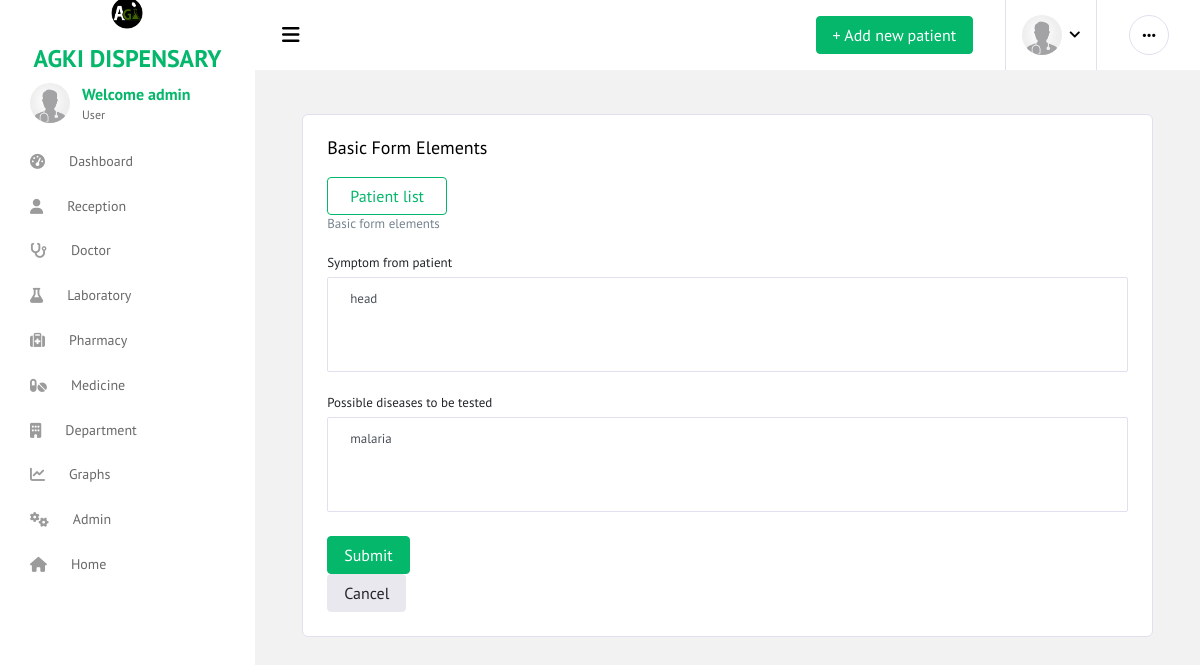
Page /doctorFirstSession/1/ (signed in) on the committed database.
### app/models.py (models this page shows, shortened)
class CustomUser(AbstractUser):
    phone = models.CharField(max_length=15, null=True,blank=True)
    location = models.CharField(max_length=30, null=True, blank=True)
    department = models.ForeignKey(Department, on_delete=models.CASCADE, null=True,blank=True)
    reg_no = models.CharField(max_length=10, unique=True)
    age = models.IntegerField(null=True)
    position = models.CharField(max_length=40, null=True,blank=True)
    image = models.ImageField(upload_to ='media/',blank=True,null=True)
    is_doctor = models.BooleanField(default=False)
    is_laboratorist = models.BooleanField(default=False)
    is_receptionist = models.BooleanField(default=False)
    is_pharmacist = models.BooleanField(default=False)
    is_patient = models.BooleanField(default=True)
    def __str__(self):
        return self.username

class Patient(models.Model):
    fullname = models.CharField(max_length=30)
    age = models.IntegerField()
    address = models.CharField(max_length=30)
    gender = models.CharField(max_length=10)
    height = models.IntegerField(null=True,blank=True)
    pressure = models.CharField(max_length=10,null=True,blank=True)
    weight = models.IntegerField(null=True,blank=True)
    date = models.DateTimeField(auto_now_add=True)
    dalili = models.TextField(max_length=500,null=True,blank=True)
    possibleDiseases = models.TextField(max_length=500,null=True,blank=True)
    testConducted = models.TextField(max_length=500,null=True,blank=True)
    labResults = models.TextField(max_length=500,null=True,blank=True)
    actualDiseases = models.TextField(max_length=500,null=True,blank=True)
    otherRecomendation = models.TextField(max_length=500,null=True,blank=True)

### app/views.py (the view)
# urls.py: path('doctorFirstSession/<int:id>/', views.doctorFirstSession,name='doctorFirstSession'),
def doctorFirstSession(request,id):
    s = Patient.objects.get(id=id)
    form = DoctorFirstSessionForm(instance=s)
    if request.method=='POST':
        form = DoctorFirstSessionForm(request.POST,instance=s)
        if form.is_valid():
            form.save()
            return redirect(reverse('patientDetail', args=[id]))
    context = {
            'form':form,
            's':s
         }
    return render(request,'app/doctorFirstSession.html',context)

### app/forms.py
class DoctorFirstSessionForm(forms.ModelForm):
    class Meta:
        model = Patient
        fields = ['dalili','possibleDiseases']

### app/templates/app/doctorFirstSession.html (shortened to what this page needs)
{% extends 'app/base2.html' %}
{%block content%}
        <br>
        <div class="container">
        <div class="col-12 grid-margin stretch-card">
            <div class="card">
                <div class="card-body">
                    <h4 class="card-title">Basic form elements</h4>
                    <a href="{% url 'patientList' %}"><button class='btn btn-outline-success btn-fw'>Patient list</button></a>
                    <p class="card-description">
                      Basic form elements
                    </p>
                    <form method='POST' class="forms-sample" >
                      <div class="form-group">
                        <label for="gender">Symptom from patient</label>
                        <textarea class="form-control" rows="5" name="dalili" >{{s.dalili}}</textarea>
                      </div>
                      <div class="form-group">
                        <label for="gender">Possible diseases to be tested</label>
                        <textarea class="form-control" rows="5" name="possibleDiseases" >{{s.possibleDiseases}}</textarea>
                      </div>
                      <button type="submit" class="btn btn-success mr-2">Submit</button>
                    </form>
                    <a href="{% url 'patientDetail' id=s.id %}">
                      <button class="btn btn-light">Cancel</button>
                  </a>
                </div>
            </div>
        </div>
        </div>
{%endblock%}

### app/templates/app/base2.html (shortened to what this page needs)
{% load static %}
{% load i18n %}
<!DOCTYPE html>
<html lang="en">
<head>
  <link href="https://cdn.jsdelivr.net/npm/bootstrap@5.3.0/dist/css/bootstrap.min.css" rel="stylesheet">
  <link rel="stylesheet" href="{% static 'app/vendors/all.min.css' %}">
  <link rel="stylesheet" href="{% static 'app/vendors/vendor.bundle.base.css' %}">
  <link rel="stylesheet" href="{% static 'app/vendors/vendor.bundle.addons.css' %}">
  <link rel="stylesheet" href="{% static 'app/videos/style.css' %}">
</head>
<body>
  <div class="container-scroller">
    <nav class="navbar col-lg-12 col-12 p-0 fixed-top d-flex flex-row default-layout-navbar">
      <div class="text-center navbar-brand-wrapper d-flex align-items-center justify-content-center">
        <a class="navbar-brand brand-logo" href="{% url 'index' %}"><img src="{% static 'app/images/logo/logo.png' %}" alt="AGKI" class="logo" style="height: 40px; width: auto;">
          <span style="padding-top: 80px;"><marquee behavior="" direction=""> <b class="text-success"> AGKI DISPENSARY</b></marquee></span>
        </a>
      </div>
      <div class="navbar-menu-wrapper d-flex align-items-stretch">
        <button class="navbar-toggler navbar-toggler align-self-center" type="button" data-toggle="minimize">
          <span class="fas fa-bars"></span>
        </button>
        <ul class="navbar-nav navbar-nav-right">
          <li class="nav-item d-none d-lg-flex">
            <a class="nav-link" href="{% url 'patient' %}">
              <span class="btn btn-success">+ Add new patient</span>
            </a>
          </li>
          <li class="nav-item nav-profile dropdown">
            <a class="nav-link dropdown-toggle" href="#" data-toggle="dropdown" id="profileDropdown">
              <img src="{% static 'app/ttt.jpg' %}" alt="AGKI" class="logo" style="height: 40px; width: auto;">
            </a>
          </li>
          <li class="nav-item nav-settings d-none d-lg-block">
            <a class="nav-link" href="#">
              <i class="fas fa-ellipsis-h"></i>
            </a>
          </li>
        </ul>
      </div>
    </nav>
    <div class="container-fluid page-body-wrapper">
      <nav class="sidebar sidebar-offcanvas" id="sidebar">
        <ul class="nav">
          <li class="nav-item nav-profile">
            <div class="nav-link">
              <div class="profile-image">
                <img src="{% static 'app/ttt.jpg' %}" alt="AGKI" class="logo" style="height: 40px; width: auto;">
              </div>
              <div class="profile-name">
                <p class="name text-success">
                  Welcome {{ user }}
                </p>
                <p class="designation">
                  User
                </p>
              </div>
            </div>
          </li>
          <li class="nav-item">
            <a class="nav-link" href="{% url 'home' %}">
                <i class="fa fa-tachometer-alt menu-icon"></i>
                <span class="menu-title">Dashboard</span>
            </a>
        </li>
        {% if user.is_receptionist %}
        <li class="nav-item">
            <a class="nav-link" href="{% url 'patientList' %}">
                <i class="fa fa-user menu-icon"></i>
                <span class="menu-title">Reception</span>
            </a>
        </li>
        {% endif %}
        {% if user.is_doctor %}
        <li class="nav-item">
            <a class="nav-link" href="{% url 'patientList' %}">
                <i class="fa fa-stethoscope menu-icon"></i>
                <span class="menu-title">Doctor</span>
            </a>
        </li>
        {% endif %}
        {% if user.is_laboratorist %}
        <li class="nav-item">
            <a class="nav-link" href="{% url 'patientList' %}">
                <i class="fa fa-flask menu-icon"></i>
                <span class="menu-title">Laboratory</span>
            </a>
        </li>
        {% endif %}
        {% if user.is_pharmacist %}
        <li class="nav-item">
            <a class="nav-link" href="{% url 'patientList' %}">
                <i class="fa fa-medkit menu-icon"></i>
                <span class="menu-title">Pharmacy</span>
            </a>
        </li>
        <li class="nav-item">
            <a class="nav-link" href="{% url 'medicine' %}">
                <i class="fa fa-pills menu-icon"></i>
                <span class="menu-title">Medicine</span>
            </a>
        </li>
        {% endif %}
        {% if user.is_superuser %}
        <li class="nav-item">
            <a class="nav-link" href="{% url 'department' %}">
                <i class="fa fa-building menu-icon"></i>
                <span class="menu-title">Department</span>
            </a>
        </li>
        <li class="nav-item">
          <a class="nav-link" href="{% url 'patient_count_per_period' %}">
              <i class="fas fa-chart-line menu-icon"></i>
              <span class="menu-title">Graphs</span>
          </a>
      </li>
        <li class="nav-item">
            <a class="nav-link" href="/admin">
                <i class="fa fa-cogs menu-icon"></i>
                <span class="menu-title">Admin</span>
            </a>
        </li>
        {% endif %}
        <li class="nav-item">
          <a class="nav-link" href="{% url 'index' %}">
              <i class="fa fa-home menu-icon"></i>
              <span class="menu-title">Home</span>
          </a>
      </li>
        </ul>
      </nav>
      <div class="main-panel">
        <div class="content-wrapper">
            {% block content%}
            {% endblock %}
        </div>
      </div>
    </div>
  </div>
</body>
</html>

### rows in the picture
CustomUser: username "admin"
Patient: dalili "head", possibleDiseases "malaria"
